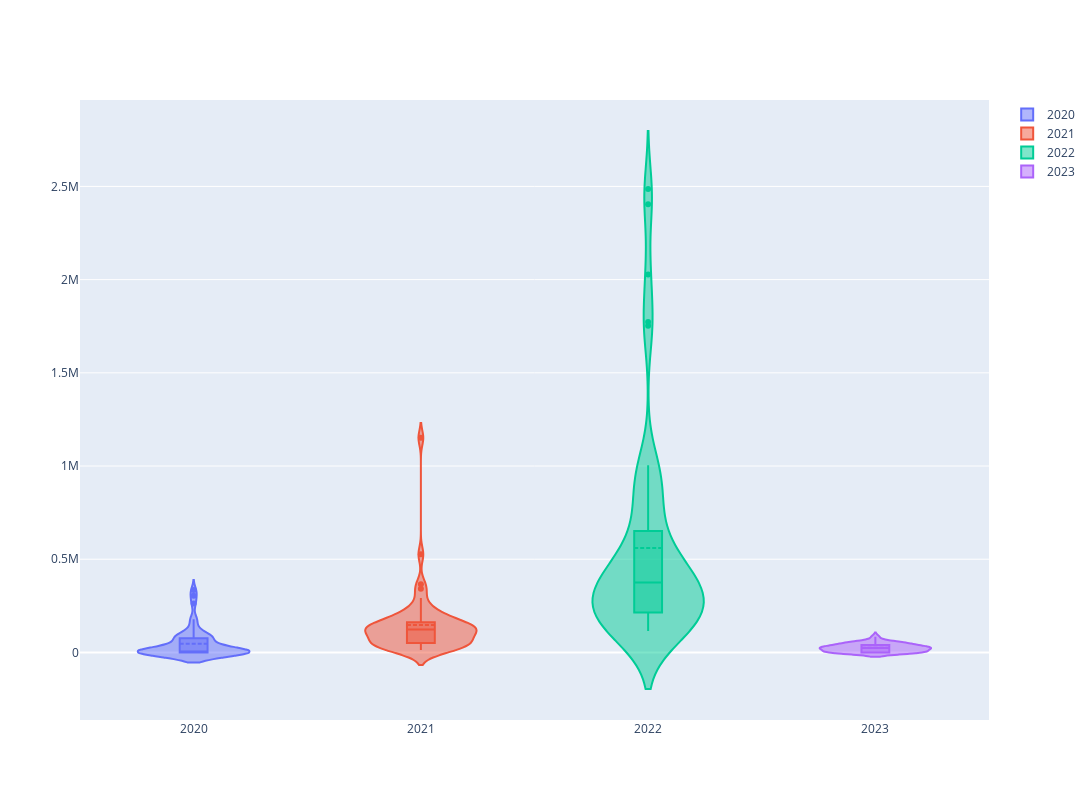

Here is the notebook cell this chart was saved with:
### Markdown cell above
### Question 10 - FINIR CA (by week?)

### Code cell
fig = go.Figure()

new_france_cases =  data[(data['country'] == 'France')]

for year in data['year'].unique():
    fig.add_trace(go.Violin(x=new_france_cases['year'][new_france_cases['year'] == year],
                            y=new_france_cases['new_cases'][new_france_cases['year'] == year],
                            name=year,
                            box_visible=True,
                            meanline_visible=True))

fig.update_layout(height=800, width=1500)

fig.show()
